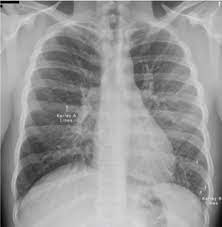
#> input picture tuberculosis.jpg, 222 x 227 px
$ python 4_segmentation.py
#> lines starting #> are read from the running program, lines starting #| are printed output that depends on the picture; after the words box and inside, x2 and y2 are one past the last pixel; in counts of white or black regions, pixels touching at a corner belong together
#image segmentation using thresholding
import numpy as np
import cv2
from matplotlib import pyplot as plt
img = cv2.imread('tuberculosis.jpg')
#> img is the input picture: shape (227, 222, 3); mean B, G, R 151.7, 151.7, 151.7
img=cv2.cvtColor(img,cv2.COLOR_BGR2RGB)
plt.figure(figsize=(8,8))
plt.imshow(img,cmap="gray")
plt.axis('off')
plt.title("Original Image")
plt.show()
#converting it into grayscale
gray = cv2.cvtColor(img, cv2.COLOR_BGR2GRAY)
plt.figure(figsize=(8,8))
plt.imshow(gray,cmap="gray")
plt.axis('off')
plt.title("GrayScale Image")
plt.show()
#Converting to a Binary Inverted Image
ret, thresh = cv2.threshold(gray, 0, 255,cv2.THRESH_BINARY_INV +cv2.THRESH_OTSU)
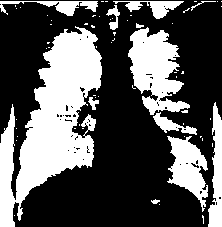
#> thresh: shape (227, 222); 34.7% white; 65 white regions (53 under 20 px), largest, box (x1, y1, x2, y2) and area: (0, 26, 102, 227) 9817, (128, 27, 190, 115) 3060, (167, 136, 208, 212) 1619
#> ret = 141
plt.figure(figsize=(8,8))
plt.imshow(thresh,cmap="gray")
plt.axis('off')
plt.title("Threshold Image")
plt.show()
#Segmenting the Image
kernel = np.ones((3, 3), np.uint8)
closing = cv2.morphologyEx(thresh, cv2.MORPH_CLOSE,kernel, iterations = 15)
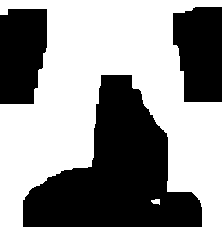
#> closing: shape (227, 222); 55.6% white; 3 black regions, box (x1, y1, x2, y2) and area: (23, 75, 202, 227) 14387, (173, 7, 222, 102) 4042, (0, 9, 47, 104) 3969
bg = cv2.dilate(closing, kernel, iterations = 1)
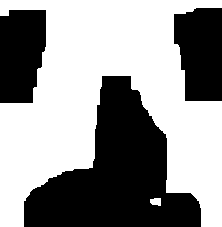
#> bg: shape (227, 222); 57.3% white; 3 black regions, box (x1, y1, x2, y2) and area: (24, 76, 201, 227) 13870, (174, 8, 222, 101) 3851, (0, 10, 46, 103) 3776
dist_transform = cv2.distanceTransform(closing, cv2.DIST_L2, 0)
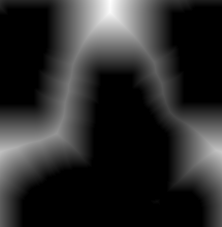
#> dist_transform: shape (227, 222) float32; min 0, max 64.33, mean 10.8; drawn with min black and max white
ret, fg = cv2.threshold(dist_transform, 0.02*dist_transform.max(), 255, 0)
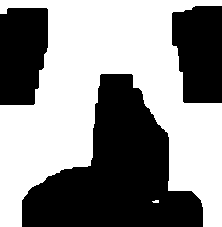
#> fg: shape (227, 222) float32; 53.9% white; 3 black regions, box (x1, y1, x2, y2) and area: (22, 74, 203, 227) 14826, (172, 6, 222, 103) 4226, (0, 8, 48, 105) 4155
#> ret = 1.29
cv2.imshow('image', fg)
plt.figure(figsize=(8,8))
plt.imshow(fg,cmap="gray")
plt.axis('off')
plt.title("Segmented Image")
plt.show()
#final output
plt.figure(figsize=(10,10))

plt.subplot(2,2,1)
plt.axis('off')
plt.title("Original Image")
plt.imshow(img,cmap="gray")

plt.subplot(2,2,2)
plt.imshow(gray,cmap="gray")
plt.axis('off')
plt.title("GrayScale Image")

plt.subplot(2,2,3)
plt.imshow(thresh,cmap="gray")
plt.axis('off')
plt.title("Threshold Image")

plt.subplot(2,2,4)
plt.imshow(fg,cmap="gray")
plt.axis('off')
plt.title("Segmented Image")

plt.show()
